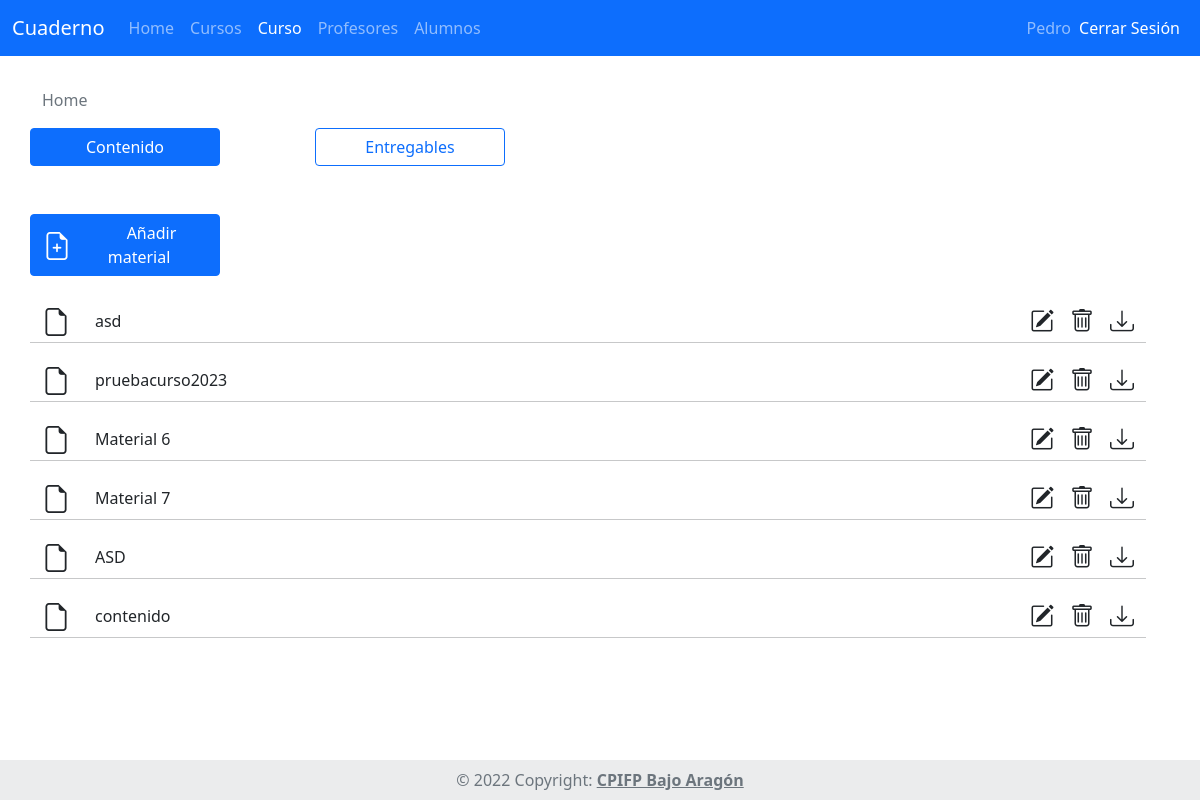
The app's page /Cuaderno/curso/ver_curso/2 (signed in) with its own data.
### tables this page shows
CREATE TABLE `noevaluable` (
  `id_noevaluable` int NOT NULL
);

CREATE TABLE `material` (
  `id_material` int NOT NULL,
  `nombre` varchar(40) NOT NULL,
  `descripcion` varchar(500) NOT NULL,
  `archivo` varchar(100) NOT NULL,
  `id_curso` int NOT NULL
);

### Cuaderno/App/controladores/Curso.php (called while the page is built, shortened)
<?php
class Curso extends Controlador{
    public function __construct(){
        $this->datos["menuActivo"] = "cursos";
        $this->CursoModelo = $this->Modelo('CursoModelo');
        $this->datos['rolesPermitidos'] = [1,2,3];
    }
    public function ver_curso($id_curso){
        $this->datos['materialesEvaluables']=$this->CursoModelo->getEvaluables($id_curso);
        $this->datos['materialesNoEvaluables']=$this->CursoModelo->getNoEvaluables($id_curso);
        $this->datos["menuActivo"] = "curso";
        $this->datos["cursoactual"] = $id_curso;
        $this->vista("/CursosProfesor/ver_curso",$this->datos);
    }
}

### Cuaderno/App/librerias/Core.php (called while the page is built, shortened)
<?php
class Core{
    protected $metodoActual = 'index';
    public function __construct(){
        $url = $this->getUrl();
        if(isset($url[0])){
			if(file_exists('../App/controladores/'.ucwords($url[0]).'.php')){
				unset($url[0]);
			}
		}
		$this->controladorActual = new $this->controladorActual;
        if(isset($url[1])){
            if(method_exists($this->controladorActual,$url[1])){
                $this->metodoActual = $url[1];
                unset($url[1]);
            }
        }
		$this->parametros = $url ? array_values($url) : [];
		call_user_func_array([$this->controladorActual,$this->metodoActual], $this->parametros);
    }
    public function getUrl(){
        if(isset($_GET['url'])){
            $url = ltrim($_GET['url'],'/');
            $url = filter_var($url,FILTER_SANITIZE_URL);
            $url = explode('/',$url);
            return $url;
        }
    }
}

### Cuaderno/public/index.php (called while the page is built, shortened)
<?php
$iniciar = new Core;

### Cuaderno/App/librerias/Base.php (called while the page is built, shortened)
<?php
    class Base {
        private $host = DB_HOST;
        private $usuario = DB_USUARIO;
        private $password = DB_PASSWORD;
        private $nombre_base = DB_NOMBRE;
        private $charset = 'utf8mb4';
        private $dbh;
        private $stmt;
        public function __construct(){
            $dsn = "mysql:host=$this->host;dbname=$this->nombre_base;charset=$this->charset";
            $opciones = array(
                PDO::ATTR_PERSISTENT => true,
                PDO::ATTR_ERRMODE => PDO::ERRMODE_EXCEPTION
            );
            try {
                $this->dbh = new PDO($dsn, $this->usuario, $this->password, $opciones);
            } catch (PDOException $e) {
                $this->error = $e->getMessage();
                echo $this->error;
            }
        }
        public function query($sql){
            $this->stmt = $this->dbh->prepare($sql);
        }
        public function bind($parametro,$valor,$tipo = null){
            if (is_null($tipo)) {
                switch (true) {
                    default:
                        $tipo = PDO::PARAM_STR;
                        break;
                }
            }
            $this->stmt->bindValue($parametro,$valor,$tipo);
        }
        public function execute(){
            return $this->stmt->execute();
        }
        public function registros(){
            $this->execute();
            return $this->stmt->fetchAll(PDO::FETCH_OBJ);
        }
    }

### Cuaderno/App/modelos/CursoModelo.php (called while the page is built, shortened)
<?php
class CursoModelo {
    private $db;
    public function __construct(){
        $this->db = new Base;
    }
    public function getEvaluables($id_curso){
        $this->db->query("SELECT * FROM material m INNER JOIN evaluable e WHERE m.id_curso = :id_curso AND m.id_material = e.id_evaluable;");
        $this->db->bind(':id_curso',trim($id_curso));
        return $this->db->registros();
    }
    public function getNoEvaluables($id_curso){
        $this->db->query("SELECT * FROM material m INNER JOIN noevaluable n WHERE m.id_curso = :id_curso AND m.id_material = n.id_noevaluable;");
        $this->db->bind(':id_curso',trim($id_curso));
        return $this->db->registros();
    }
}

### Cuaderno/App/vistas/CursosProfesor/ver_curso.php (the view, shortened to what this page needs)
<?php require_once RUTA_APP.'/vistas/inc/header_curso.php'; ?>
<div class="container">
    <nav aria-label="breadcrumb">
        <ol class="breadcrumb mt-3">
            <li class="breadcrumb-item active" aria-current="page">Home</li>
        </ol>
    </nav>
    <div class="row d-flex">
        <button id="botonContenido" class="btn btn-primary col-2" onclick="mostrarContenido()"> Contenido </button>
        <button id="botonEntregables" class="btn btn-outline-primary col-2 offset-1" onclick="mostrarEntregables()"> Entregables </button>
    </div>
    <div id="divContenido" class="mt-5 d-block">
        <div class="row mb-4">
            <button
            id="addNoEntregable"
            class="col-2 btn btn-primary d-flex align-items-center"
            <?php echo "onclick='generarModal(".$datos['cursoactual'].", false)'" ?> >
                <i class="bi bi-file-earmark-plus fs-3"></i> &nbsp &nbsp &nbsp
                Añadir material
            </button>
        </div>
        <div class="row col-12">
            <?php foreach($datos["materialesNoEvaluables"] as $noevaluable): ?>
                <div class="col-11">
                    <a class="text-decoration-none text-dark d-flex align-items-center">
                        <i class="bi bi-file-earmark fs-3"></i> &nbsp &nbsp &nbsp <?php echo $noevaluable->nombre?>
                    </a>
                </div>
                <div class="col-1 d-flex justify-content-end">
                    <?php if($datos['usuarioSesion']->id_rol == 1 ): ?>
                        <a
                        class="text-decoration-none text-dark d-flex align-items-center me-3"
                        href="#"
                        <?php echo "onclick='generarModalEditar(".$noevaluable->id_material.",".$datos['cursoactual'].")'" ?>>
                            <i class="bi bi-pencil-square fs-4"></i>
                        </a>
                        <a
                        class="text-decoration-none text-dark d-flex align-items-center me-3"
                        href="#"
                        <?php echo "onclick='generarModalBorrar(".$noevaluable->id_material.",".$datos['cursoactual'].")'" ?>>
                            <i class="bi bi-trash fs-4"></i>
                        </a>
                    <?php endif ?>
                    <a class="text-decoration-none text-dark d-flex align-items-center" href="#">
                        <i class="bi bi-download fs-4"></i>
                    </a>
                </div>
                <hr>
            <?php endforeach ?>
        </div>
    </div>
</div>
<?php require_once RUTA_APP.'/vistas/inc/footer.php' ?>

### records on screen
noevaluable: id_noevaluable.nombre "asd"
noevaluable: id_noevaluable.nombre "pruebacurso2023"
noevaluable: id_noevaluable.nombre "Material 6"
noevaluable: id_noevaluable.nombre "Material 7"
noevaluable: id_noevaluable.nombre "ASD"
noevaluable: id_noevaluable.nombre "contenido"

### other values on screen
$datos['usuarioSesion']->nombre "Pedro"
